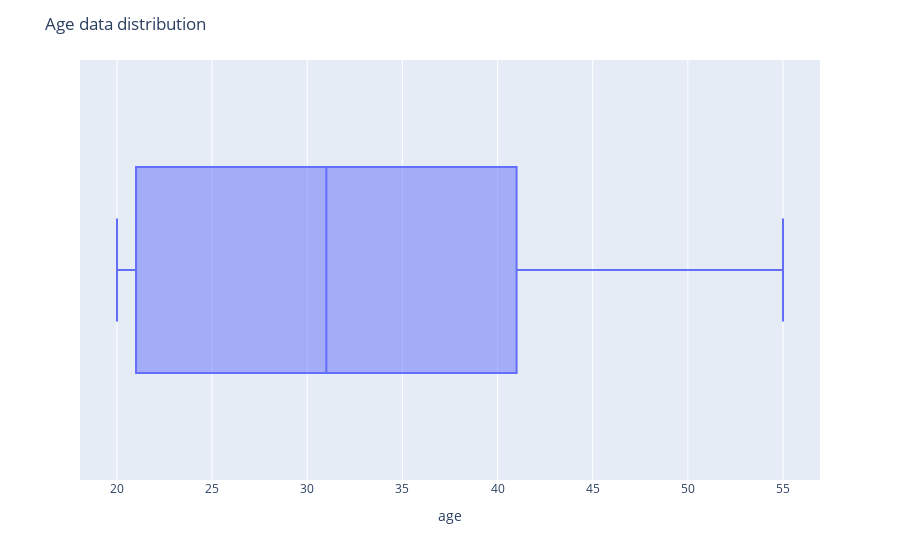
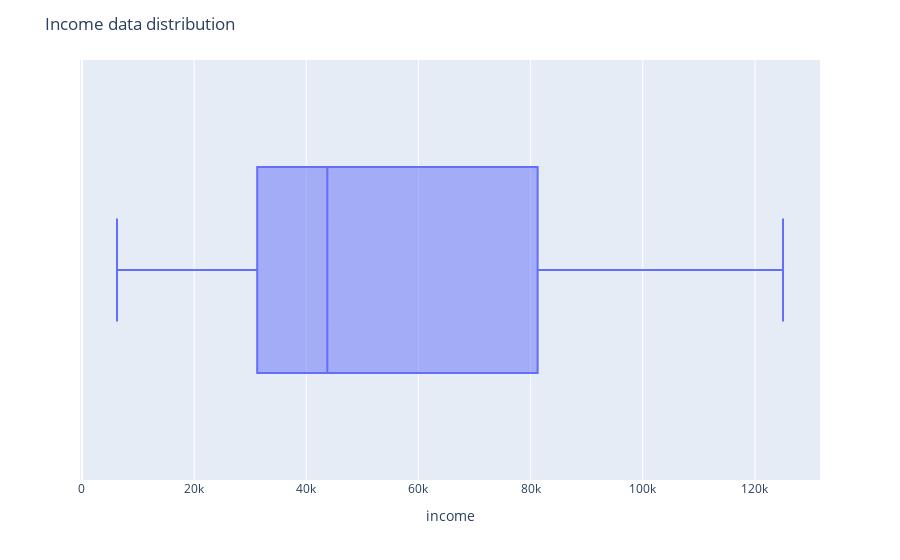

The notebook cell these images were saved under, in order:
### Markdown cell above
## 7. Use box and histogram plots for `income` and `age`

### Code cell
fig = px.box(data, x='age')
fig.update_layout(title='Age data distribution')
fig.show()

sns.displot(data=data, x='age', kind='kde')
plt.title('Age kernel density plot')
#Shows that we have more data for younger drivers
fig = px.box(data, x='income')
fig.update_layout(title='Income data distribution')
fig.show()
sns.displot(data=data, x='income', kind='kde')
plt.title('Income kernel density plot')
#Shows a better representation of all ranges

### Figure 1 — Plotly figure (JSON) as saved in the notebook; plotly's stock layout.template omitted (floating-point values rounded to 4 significant figures; data arrays with more than 128 entries replaced by an {"elided": "..."} marker saying what was removed)
{"data": [{"alignmentgroup": "True", "hovertemplate": "age=%{x}<extra></extra>", "legendgroup": "", "marker": {"color": "#636efa"}, "name": "", "notched": false, "offsetgroup": "", "orientation": "h", "showlegend": false, "type": "box", "x": {"elided": "12610 int values"}, "x0": " ", "xaxis": "x", "y0": " ", "yaxis": "y"}], "layout": {"boxmode": "group", "legend": {"tracegroupgap": 0}, "margin": {"t": 60}, "title": {"text": "Age data distribution"}, "xaxis": {"anchor": "y", "domain": [0, 1], "title": {"text": "age"}}, "yaxis": {"anchor": "x", "domain": [0, 1]}}}

### Figure 2 — Plotly figure (JSON) as saved in the notebook; plotly's stock layout.template omitted (floating-point values rounded to 4 significant figures; data arrays with more than 128 entries replaced by an {"elided": "..."} marker saying what was removed)
{"data": [{"alignmentgroup": "True", "hovertemplate": "income=%{x}<extra></extra>", "legendgroup": "", "marker": {"color": "#636efa"}, "name": "", "notched": false, "offsetgroup": "", "orientation": "h", "showlegend": false, "type": "box", "x": {"elided": "12610 int values"}, "x0": " ", "xaxis": "x", "y0": " ", "yaxis": "y"}], "layout": {"boxmode": "group", "legend": {"tracegroupgap": 0}, "margin": {"t": 60}, "title": {"text": "Income data distribution"}, "xaxis": {"anchor": "y", "domain": [0, 1], "title": {"text": "income"}}, "yaxis": {"anchor": "x", "domain": [0, 1]}}}
